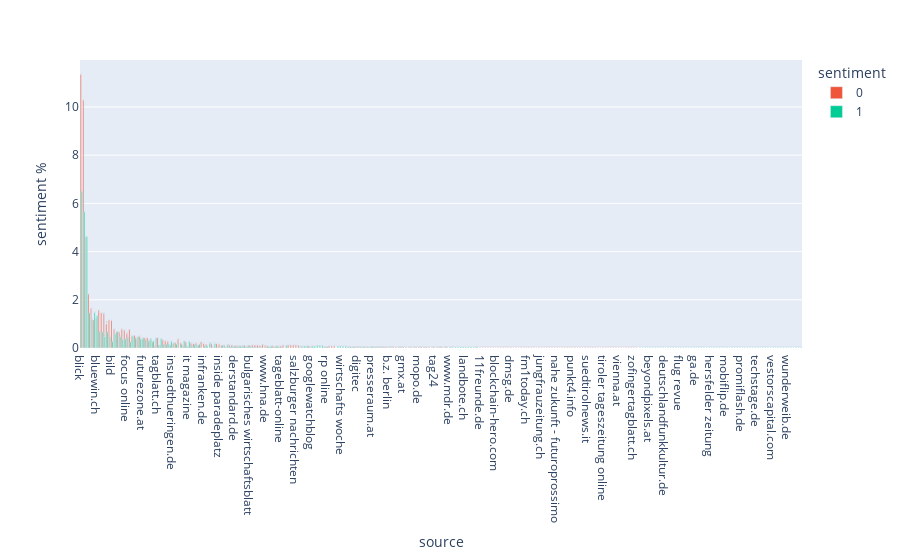

Notebook code for this chart:
### Code cell
figNews = px.bar(grouped,
                 x="source",
                 y="sentiment %",
                 text = "sentiment %",
                 barmode="group",
                 color="sentiment",
                 color_discrete_map={
                    '0': '#ef553b',
                    '1': '#00cc96'
                    },
                 #facet_col='source', facet_col_wrap=4
                 #facet_row="targetTitle", 
                 #facet_col="category",
                  )
figNews.update_layout(xaxis={'categoryorder':'total descending'})
figNews.show()

### Figure 1 — Plotly figure (JSON) as saved in the notebook; plotly's stock layout.template omitted (floating-point values rounded to 4 significant figures; data arrays with more than 128 entries replaced by an {"elided": "..."} marker saying what was removed)
{"data": [{"alignmentgroup": "True", "hovertemplate": "sentiment=0<br>source=%{x}<br>sentiment %=%{text}<extra></extra>", "legendgroup": "0", "marker": {"color": "#ef553b"}, "name": "0", "offsetgroup": "0", "orientation": "v", "showlegend": true, "text": {"elided": "201 float values"}, "textposition": "auto", "type": "bar", "x": {"elided": "201 str values"}, "xaxis": "x", "y": {"elided": "201 float values"}, "yaxis": "y"}, {"alignmentgroup": "True", "hovertemplate": "sentiment=1<br>source=%{x}<br>sentiment %=%{text}<extra></extra>", "legendgroup": "1", "marker": {"color": "#00cc96"}, "name": "1", "offsetgroup": "1", "orientation": "v", "showlegend": true, "text": {"elided": "196 float values"}, "textposition": "auto", "type": "bar", "x": {"elided": "196 str values"}, "xaxis": "x", "y": {"elided": "196 float values"}, "yaxis": "y"}], "layout": {"barmode": "group", "legend": {"title": {"text": "sentiment"}, "tracegroupgap": 0}, "margin": {"t": 60}, "xaxis": {"anchor": "y", "categoryorder": "total descending", "domain": [0, 1], "title": {"text": "source"}}, "yaxis": {"anchor": "x", "domain": [0, 1], "title": {"text": "sentiment %"}}}}
